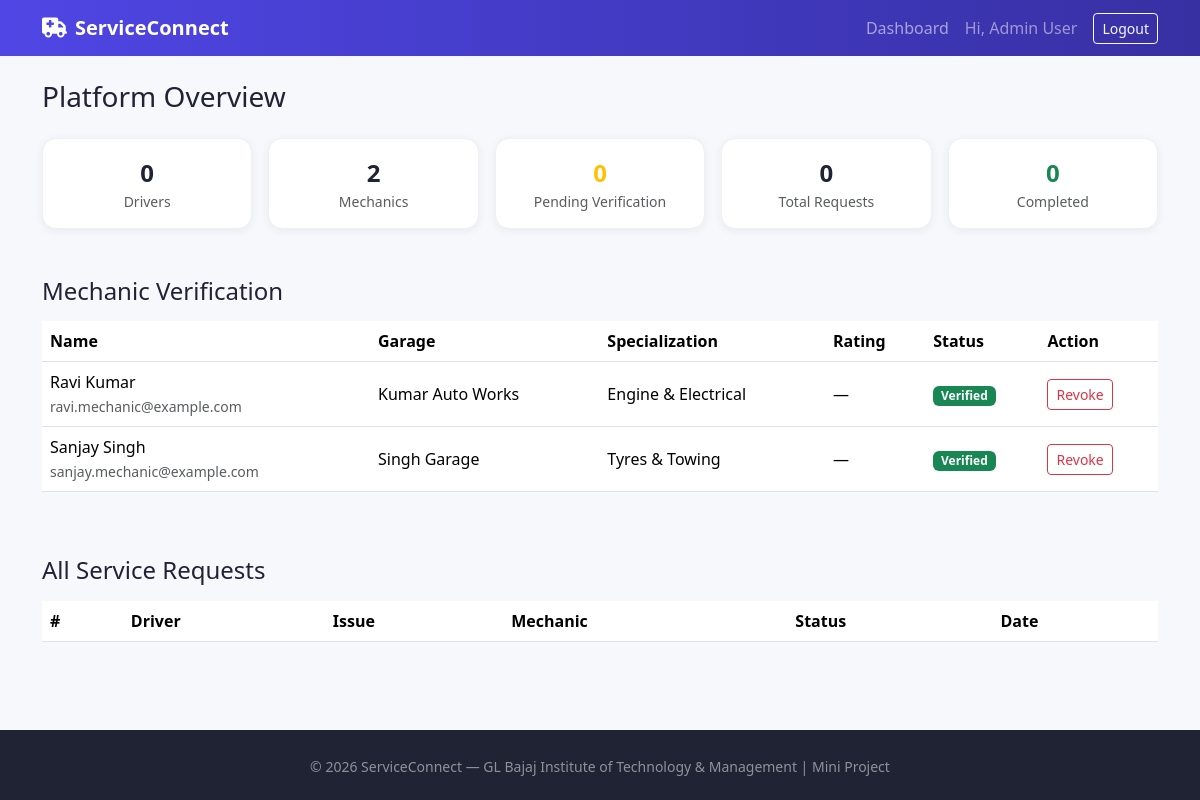
Page /admin/dashboard.php (signed in) on the committed database.
### tables this page shows
CREATE TABLE users (
    id              INT AUTO_INCREMENT PRIMARY KEY,
    name            VARCHAR(100)        NOT NULL,
    email           VARCHAR(150)        NOT NULL UNIQUE,
    password        VARCHAR(255)        NOT NULL,
    phone           VARCHAR(20)         NOT NULL,
    role            ENUM('user','mechanic','admin') NOT NULL DEFAULT 'user',
     
    garage_name     VARCHAR(150)        DEFAULT NULL,
    specialization  VARCHAR(150)        DEFAULT NULL,
    is_verified     TINYINT(1)          NOT NULL DEFAULT 0,
    avg_rating      DECIMAL(2,1)        DEFAULT NULL,
    rating_count    INT                 NOT NULL DEFAULT 0,
     
    latitude        DECIMAL(10,7)       DEFAULT NULL,
    longitude       DECIMAL(10,7)       DEFAULT NULL,
    created_at      TIMESTAMP           DEFAULT CURRENT_TIMESTAMP
);

### includes/auth.php (called while the page is built, shortened)
<?php
function is_logged_in(): bool {
    return isset($_SESSION['user_id']);
}
function h(?string $str): string {
    return htmlspecialchars($str ?? '', ENT_QUOTES, 'UTF-8');
}

### admin/dashboard.php (the view, shortened to what this page needs)
<?php
require_once __DIR__ . '/../includes/auth.php';
$mechanics = $pdo->query(
    "SELECT * FROM users WHERE role = 'mechanic' ORDER BY is_verified ASC, created_at DESC"
)->fetchAll();
$stats = [
    'total_users'     => $pdo->query("SELECT COUNT(*) c FROM users WHERE role='user'")->fetch()['c'],
    'total_mechanics' => $pdo->query("SELECT COUNT(*) c FROM users WHERE role='mechanic'")->fetch()['c'],
    'pending_verify'  => $pdo->query("SELECT COUNT(*) c FROM users WHERE role='mechanic' AND is_verified=0")->fetch()['c'],
    'total_requests'  => $pdo->query("SELECT COUNT(*) c FROM service_requests")->fetch()['c'],
    'completed'       => $pdo->query("SELECT COUNT(*) c FROM service_requests WHERE status='completed'")->fetch()['c'],
];
require __DIR__ . '/../includes/header.php';
?>
<div class="container py-4">
  <h3 class="mb-4">Platform Overview</h3>
  <div class="row g-3 mb-5">
    <div class="col-6 col-md-2-4 col-md">
      <div class="sc-card p-3 text-center">
        <div class="fs-4 fw-bold"><?= (int)$stats['total_users'] ?></div>
        <div class="text-muted small">Drivers</div>
      </div>
    </div>
    <div class="col-6 col-md">
      <div class="sc-card p-3 text-center">
        <div class="fs-4 fw-bold"><?= (int)$stats['total_mechanics'] ?></div>
        <div class="text-muted small">Mechanics</div>
      </div>
    </div>
    <div class="col-6 col-md">
      <div class="sc-card p-3 text-center">
        <div class="fs-4 fw-bold text-warning"><?= (int)$stats['pending_verify'] ?></div>
        <div class="text-muted small">Pending Verification</div>
      </div>
    </div>
    <div class="col-6 col-md">
      <div class="sc-card p-3 text-center">
        <div class="fs-4 fw-bold"><?= (int)$stats['total_requests'] ?></div>
        <div class="text-muted small">Total Requests</div>
      </div>
    </div>
    <div class="col-6 col-md">
      <div class="sc-card p-3 text-center">
        <div class="fs-4 fw-bold text-success"><?= (int)$stats['completed'] ?></div>
        <div class="text-muted small">Completed</div>
      </div>
    </div>
  </div>
  <h4 class="mb-3">Mechanic Verification</h4>
  <div class="table-responsive mb-5">
    <table class="table sc-table align-middle">
      <thead>
        <tr><th>Name</th><th>Garage</th><th>Specialization</th><th>Rating</th><th>Status</th><th>Action</th></tr>
      </thead>
      <tbody>
        <?php foreach ($mechanics as $m): ?>
          <tr>
            <td><?= h($m['name']) ?><br><small class="text-muted"><?= h($m['email']) ?></small></td>
            <td><?= h($m['garage_name']) ?></td>
            <td><?= h($m['specialization']) ?></td>
            <td><?= $m['avg_rating'] ? h($m['avg_rating']) . ' ⭐' : '—' ?></td>
            <td>
              <?php if ($m['is_verified']): ?>
                <span class="badge bg-success">Verified</span>
              <?php else: ?>
                <span class="badge bg-warning text-dark">Pending</span>
              <?php endif; ?>
            </td>
            <td>
              <?php if (!$m['is_verified']): ?>
                <button class="btn btn-sm btn-success verify-btn" data-user-id="<?= (int)$m['id'] ?>">Verify</button>
              <?php else: ?>
                <button class="btn btn-sm btn-outline-danger revoke-btn" data-user-id="<?= (int)$m['id'] ?>">Revoke</button>
              <?php endif; ?>
            </td>
          </tr>
        <?php endforeach; ?>
      </tbody>
    </table>
  </div>
  <h4 class="mb-3">All Service Requests</h4>
  <div class="table-responsive">
    <table class="table sc-table align-middle">
      <thead>
        <tr><th>#</th><th>Driver</th><th>Issue</th><th>Mechanic</th><th>Status</th><th>Date</th></tr>
      </thead>
    </table>
  </div>
</div>
<?php require __DIR__ . '/../includes/footer.php'; ?>

### includes/header.php (shortened to what this page needs)
<!DOCTYPE html>
<html lang="en">
<head>
<link href="https://cdn.jsdelivr.net/npm/bootstrap@5.3.3/dist/css/bootstrap.min.css" rel="stylesheet">
<link href="https://cdnjs.cloudflare.com/ajax/libs/font-awesome/6.5.1/css/all.min.css" rel="stylesheet">
<link rel="stylesheet" href="/assets/css/style.css">
</head>
<body>
<nav class="navbar navbar-expand-lg navbar-dark sc-navbar">
  <div class="container">
    <a class="navbar-brand fw-bold" href="/index.php"><i class="fa-solid fa-truck-medical me-2"></i>ServiceConnect</a>
    <div class="collapse navbar-collapse" id="navMenu">
      <ul class="navbar-nav ms-auto align-items-lg-center">
        <?php if (is_logged_in()): ?>
          <?php if ($_SESSION['role'] === 'user'): ?>
            <li class="nav-item"><a class="nav-link" href="/user/dashboard.php">Dashboard</a></li>
          <?php elseif ($_SESSION['role'] === 'mechanic'): ?>
            <li class="nav-item"><a class="nav-link" href="/mechanic/dashboard.php">Dashboard</a></li>
          <?php elseif ($_SESSION['role'] === 'admin'): ?>
            <li class="nav-item"><a class="nav-link" href="/admin/dashboard.php">Dashboard</a></li>
          <?php endif; ?>
          <li class="nav-item"><span class="nav-link text-white-50">Hi, <?= h($_SESSION['name']) ?></span></li>
          <li class="nav-item"><a class="btn btn-outline-light btn-sm ms-lg-2" href="/logout.php">Logout</a></li>
        <?php else: ?>
          <li class="nav-item"><a class="nav-link" href="/login.php">Login</a></li>
          <li class="nav-item"><a class="btn btn-light btn-sm ms-lg-2" href="/register.php">Sign Up</a></li>
        <?php endif; ?>
      </ul>
    </div>
  </div>
</nav>

### includes/footer.php (shortened to what this page needs)
<footer class="sc-footer mt-5 py-4 text-center text-white-50">
  <div class="container">
    <small>&copy; <?= date('Y') ?> ServiceConnect — GL Bajaj Institute of Technology &amp; Management | Mini Project</small>
  </div>
</footer>
</body>
</html>

### assets/css/style.css (style rules this page uses)
:root { --sc-primary: #4f46e5; --sc-primary-dark: #3730a3; --sc-bg: #f7f8fc; --sc-text: #1f2333; }
body { background-color: var(--sc-bg); color: var(--sc-text); font-family: 'Segoe UI', system-ui, -apple-system, sans-serif; }
.sc-navbar { background: linear-gradient(90deg, var(--sc-primary), var(--sc-primary-dark)); }
.sc-card { background: #fff; border-radius: 14px; box-shadow: 0 2px 10px rgba(0,0,0,0.06); border: 1px solid #eef0f6; transition: box-shadow .2s ease; }
.sc-footer { background: var(--sc-text); }
.sc-table thead { background: #f1f2f9; }

### rows in the picture
users: rating_count "0", id "2", name "Ravi Kumar", email "ravi.mechanic@example.com", garage_name "Kumar Auto Works", specialization "Engine & Electrical", is_verified "Verified"
users: name "Sanjay Singh", email "sanjay.mechanic@example.com", garage_name "Singh Garage", specialization "Tyres & Towing", is_verified "Verified"

### other values in the picture
$_SESSION['name'] "Admin User"
